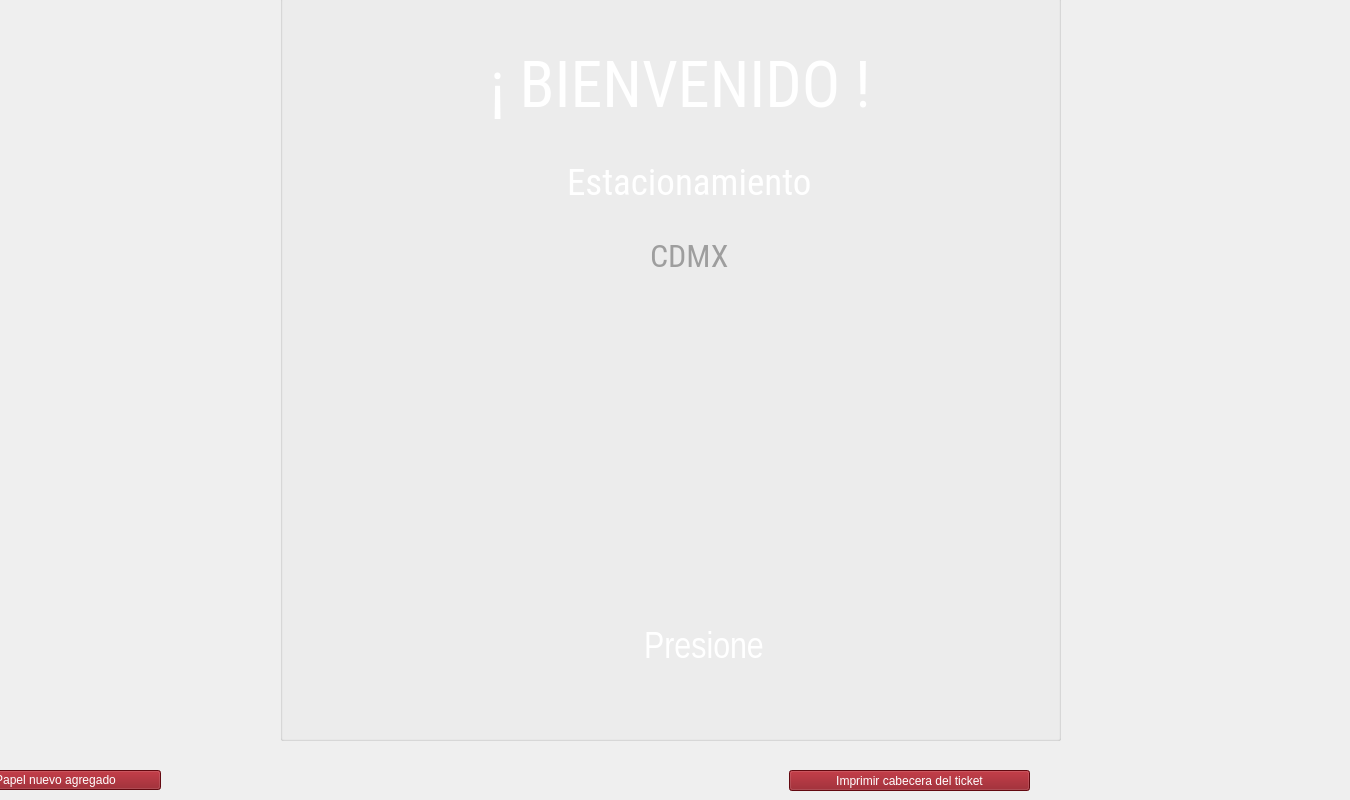
   <widget class="QWidget" name="page_9">
    <widget class="QPushButton" name="pushButton_27">
     <property name="geometry">
      <rect>
       <x>-50</x>
       <y>770</y>
       <width>211</width>
       <height>20</height>
      </rect>
     </property>
     <property name="styleSheet">
      <string notr="true">background-color: rgb(138, 12, 22);
color: rgb(255, 255, 255);</string>
     </property>
     <property name="text">
      <string>Papel nuevo agregado</string>
     </property>
    </widget>
    <widget class="QLabel" name="label_54">
     <property name="geometry">
      <rect>
       <x>570</x>
       <y>330</y>
       <width>251</width>
       <height>241</height>
      </rect>
     </property>
     <property name="styleSheet">
      <string notr="true">background-color:transparent;</string>
     </property>
     <property name="text">
      <string/>
     </property>
     <property name="pixmap">
      <pixmap>../../cajeroF/iconos/pulsa-el-boton.png</pixmap>
     </property>
     <property name="scaledContents">
      <bool>true</bool>
     </property>
    </widget>
    <widget class="QPushButton" name="bpanelconfb">
     <property name="geometry">
      <rect>
       <x>10</x>
       <y>0</y>
       <width>71</width>
       <height>51</height>
      </rect>
     </property>
     <property name="font">
      <font>
       <family>Roboto Condensed</family>
       <pointsize>14</pointsize>
       <weight>75</weight>
       <italic>false</italic>
       <bold>true</bold>
      </font>
     </property>
     <property name="styleSheet">
      <string notr="true">background-color:transparent;
color:rgb(255, 255, 255);
border-radius:130%</string>
     </property>
     <property name="text">
      <string/>
     </property>
     <property name="icon">
      <iconset>
       <normaloff>../../iconos/config.png</normaloff>../../iconos/config.png</iconset>
     </property>
     <property name="iconSize">
      <size>
       <width>50</width>
       <height>50</height>
      </size>
     </property>
    </widget>
    <widget class="QPushButton" name="pushButton_28">
     <property name="geometry">
      <rect>
       <x>789</x>
       <y>770</y>
       <width>241</width>
       <height>21</height>
      </rect>
     </property>
     <property name="styleSheet">
      <string notr="true">background-color: rgb(138, 12, 22);
color: rgb(255, 255, 255);</string>
     </property>
     <property name="text">
      <string>Imprimir cabecera del ticket</string>
     </property>
    </widget>
    <widget class="QPushButton" name="F3">
     <property name="geometry">
      <rect>
       <x>1290</x>
       <y>620</y>
       <width>51</width>
       <height>51</height>
      </rect>
     </property>
     <property name="font">
      <font>
       <pointsize>24</pointsize>
       <weight>75</weight>
       <bold>true</bold>
      </font>
     </property>
     <property name="focusPolicy">
      <enum>Qt::StrongFocus</enum>
     </property>
     <property name="styleSheet">
      <string notr="true">background-color:transparent;
color:rgb(7, 7, 7);
border-radius:30%</string>
     </property>
     <property name="text">
      <string/>
     </property>
     <property name="icon">
      <iconset>
       <normaloff>../../iconos/add-circular-button.png</normaloff>../../iconos/add-circular-button.png</iconset>
     </property>
     <property name="iconSize">
      <size>
       <width>40</width>
       <height>40</height>
      </size>
     </property>
    </widget>
    <widget class="QGroupBox" name="groupBox">
     <property name="geometry">
      <rect>
       <x>280</x>
       <y>-20</y>
       <width>781</width>
       <height>761</height>
      </rect>
     </property>
     <property name="styleSheet">
      <string notr="true">background-color:transparent;</string>
     </property>
     <property name="title">
      <string>GroupBox</string>
     </property>
     <widget class="QWidget" name="layoutWidget_10">
      <property name="geometry">
       <rect>
        <x>40</x>
        <y>250</y>
        <width>751</width>
        <height>51</height>
       </rect>
      </property>
      <layout class="QGridLayout" name="gridLayout_11">
       <item row="0" column="3">
        <widget class="QLabel" name="label_58">
         <property name="text">
          <string/>
         </property>
        </widget>
       </item>
       <item row="0" column="0">
        <spacer name="horizontalSpacer_21">
         <property name="orientation">
          <enum>Qt::Horizontal</enum>
         </property>
         <property name="sizeHint" stdset="0">
          <size>
           <width>40</width>
           <height>20</height>
          </size>
         </property>
        </spacer>
       </item>
       <item row="0" column="2">
        <spacer name="horizontalSpacer_22">
         <property name="orientation">
          <enum>Qt::Horizontal</enum>
         </property>
         <property name="sizeHint" stdset="0">
          <size>
           <width>40</width>
           <height>20</height>
          </size>
         </property>
        </spacer>
       </item>
       <item row="0" column="1">
        <widget class="QLabel" name="nomLoc2">
         <property name="font">
          <font>
           <family>Roboto Condensed</family>
           <pointsize>24</pointsize>
           <weight>50</weight>
           <italic>false</italic>
           <bold>false</bold>
          </font>
         </property>
         <property name="styleSheet">
          <string notr="true">background-color:transparent;
color:rgb(158, 158, 158)</string>
         </property>
         <property name="text">
          <string>CDMX</string>
         </property>
        </widget>
       </item>
      </layout>
     </widget>
     <widget class="QWidget" name="layoutWidget_15">
      <property name="geometry">
       <rect>
        <x>40</x>
        <y>170</y>
        <width>751</width>
        <height>65</height>
       </rect>
      </property>
      <layout class="QGridLayout" name="gridLayout_16">
       <item row="0" column="3">
        <widget class="QLabel" name="label_60">
         <property name="text">
          <string/>
         </property>
        </widget>
       </item>
       <item row="0" column="0">
        <spacer name="horizontalSpacer_31">
         <property name="orientation">
          <enum>Qt::Horizontal</enum>
         </property>
         <property name="sizeHint" stdset="0">
          <size>
           <width>40</width>
           <height>20</height>
          </size>
         </property>
        </spacer>
       </item>
       <item row="0" column="1">
        <widget class="QLabel" name="nomPlaza2">
         <property name="font">
          <font>
           <family>Roboto Condensed</family>
           <pointsize>28</pointsize>
           <weight>50</weight>
           <italic>false</italic>
           <bold>false</bold>
          </font>
         </property>
         <property name="styleSheet">
          <string notr="true">background-color:transparent;
color:rgb(0, 0, 0);
color:rgb(255, 255, 255)</string>
         </property>
         <property name="text">
          <string>Estacionamiento</string>
         </property>
        </widget>
       </item>
       <item row="0" column="2">
        <spacer name="horizontalSpacer_32">
         <property name="orientation">
          <enum>Qt::Horizontal</enum>
         </property>
         <property name="sizeHint" stdset="0">
          <size>
           <width>40</width>
           <height>20</height>
          </size>
         </property>
        </spacer>
       </item>
      </layout>
     </widget>
     <widget class="QLabel" name="label_53">
      <property name="geometry">
       <rect>
        <x>90</x>
        <y>60</y>
        <width>621</width>
        <height>91</height>
       </rect>
      </property>
      <property name="font">
       <font>
        <family>Roboto Condensed</family>
        <pointsize>48</pointsize>
        <weight>50</weight>
        <italic>false</italic>
        <bold>false</bold>
       </font>
      </property>
      <property name="styleSheet">
       <string notr="true">color:rgb(0, 0, 0);
color:rgb(255, 255, 255)</string>
      </property>
      <property name="text">
       <string>&lt;html&gt;&lt;head/&gt;&lt;body&gt;&lt;p align=&quot;center&quot;&gt;¡ BIENVENIDO !&lt;/p&gt;&lt;/body&gt;&lt;/html&gt;</string>
      </property>
     </widget>
     <widget class="QWidget" name="layoutWidget_12">
      <property name="geometry">
       <rect>
        <x>100</x>
        <y>600</y>
        <width>661</width>
        <height>143</height>
       </rect>
      </property>
      <layout class="QGridLayout" name="gridLayout_13">
       <item row="0" column="2">
        <spacer name="horizontalSpacer_25">
         <property name="orientation">
          <enum>Qt::Horizontal</enum>
         </property>
         <property name="sizeHint" stdset="0">
          <size>
           <width>40</width>
           <height>20</height>
          </size>
         </property>
        </spacer>
       </item>
       <item row="0" column="3">
        <widget class="QLabel" name="label_14">
         <property name="text">
          <string/>
         </property>
        </widget>
       </item>
       <item row="0" column="1">
        <widget class="QLabel" name="lpress">
         <property name="font">
          <font>
           <family>Liberation Sans Narrow</family>
           <pointsize>28</pointsize>
           <weight>50</weight>
           <italic>false</italic>
           <bold>false</bold>
          </font>
         </property>
         <property name="styleSheet">
          <string notr="true">background-color:transparent;

color:rgb(255, 255, 255)</string>
         </property>
         <property name="text">
          <string>&lt;html&gt;&lt;head/&gt;&lt;body&gt;&lt;p align=&quot;center&quot;&gt;Presione&lt;/p&gt;&lt;/body&gt;&lt;/html&gt;</string>
         </property>
        </widget>
       </item>
       <item row="0" column="0">
        <spacer name="horizontalSpacer_26">
         <property name="orientation">
          <enum>Qt::Horizontal</enum>
         </property>
         <property name="sizeHint" stdset="0">
          <size>
           <width>40</width>
           <height>20</height>
          </size>
         </property>
        </spacer>
       </item>
      </layout>
     </widget>
    </widget>
   </widget>
